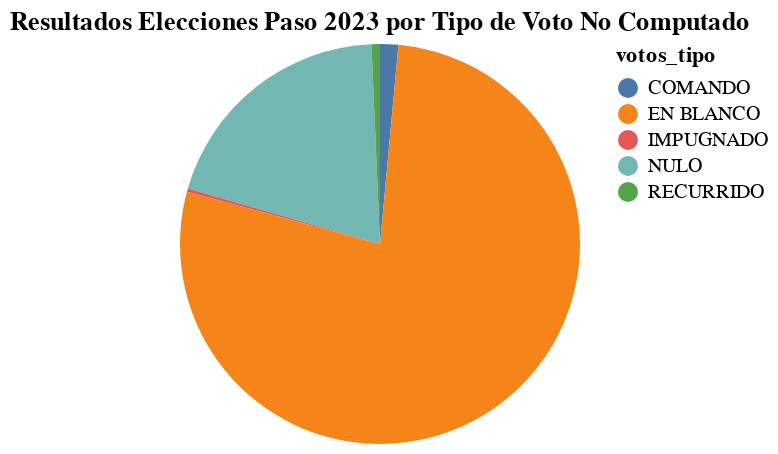

Notebook source saved alongside this figure:
### Code cell
alt.Chart(source_paso_nulos).mark_arc().encode(
    theta="votos",
    color="votos_tipo",
    text='votos:N',
    tooltip=['votos:N', 'votos_tipo:N'],
    #text=alt.Text('votos:N', format='.2%')  # Display the percentage values on the chart
).properties(
).properties(
    width=200,
    height=200
).properties(
    title="Resultados Elecciones Paso 2023 por Tipo de Voto No Computado")

### Figure 1 — Vega-Lite specification as saved in the notebook (floating-point values rounded to 4 significant figures)
{"config": {"view": {"continuousWidth": 300, "continuousHeight": 300}}, "data": {"name": "data-62686c7bc8f03d3c11d2642fb1950354"}, "mark": {"type": "arc"}, "encoding": {"color": {"field": "votos_tipo", "type": "nominal"}, "text": {"field": "votos", "type": "nominal"}, "theta": {"field": "votos", "type": "quantitative"}, "tooltip": [{"field": "votos", "type": "nominal"}, {"field": "votos_tipo", "type": "nominal"}]}, "height": 200, "title": "Resultados Elecciones Paso 2023 por Tipo de Voto No Computado", "width": 200, "$schema": "https://vega.github.io/schema/vega-lite/v5.15.1.json", "datasets": {"data-62686c7bc8f03d3c11d2642fb1950354": [{"votos_tipo": "NULO", "votos": 293041}, {"votos_tipo": "IMPUGNADO", "votos": 4000}, {"votos_tipo": "RECURRIDO", "votos": 10092}, {"votos_tipo": "COMANDO", "votos": 21758}, {"votos_tipo": "EN BLANCO", "votos": 1148342}]}}
